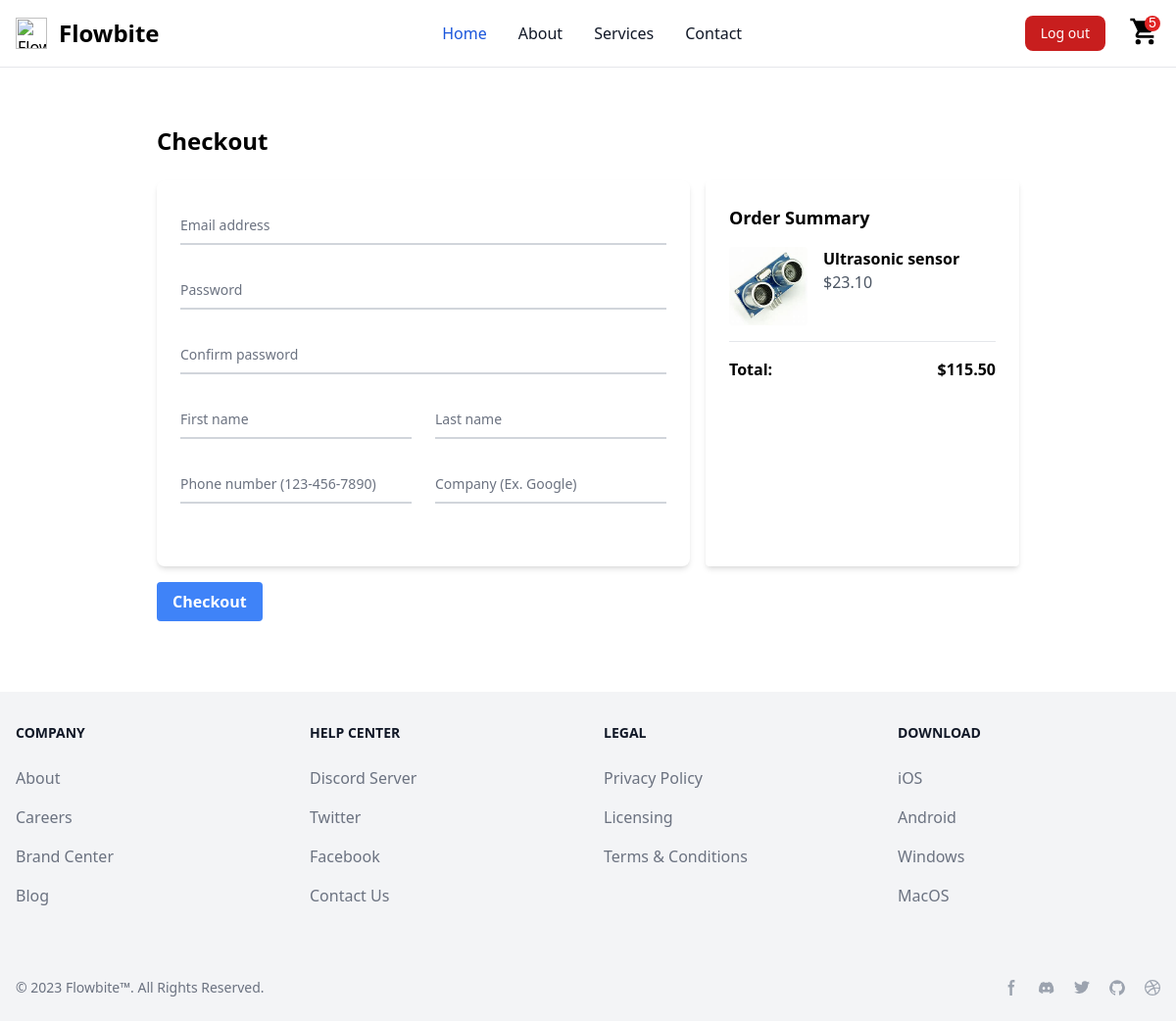
The app's page /checkout/ (signed in) with its own data.
### store/models.py (models this page shows, shortened)
class OrderItem(models.Model):
    product = models.ForeignKey(Product, on_delete=models.SET_NULL, blank=True, null=True)
    order = models.ForeignKey(Order, on_delete=models.SET_NULL, blank=True, null=True)
    quantity = models.IntegerField(default=0, null=True, blank=True)
    date_added = models.DateTimeField(auto_now_add=True)
    @property
    def get_total(self):
        total = self.product.price * self.quantity
        return total

class Product(models.Model):
    name = models.CharField(max_length=200, null=True)
    price = models.DecimalField(max_digits=7, decimal_places=2)
    digital = models.BooleanField(default=False, null=True, blank=True)
    image = models.ImageField(null=True, blank=True)
    @property
    def imageURL(self):
        try:
            url = self.image.url
        except:
            url = ''
        return url

class Order(models.Model):
    customer = models.ForeignKey(Customer, on_delete=models.SET_NULL, blank=True, null=True)
    date_ordered = models.DateTimeField(auto_now_add=True)
    completed = models.BooleanField(default=False)
    transaction_id = models.CharField(max_length=200, null=True)
    @property
    def shipping(self):
        shipping = False
        orderitems = self.orderitem_set.all()
        for i in orderitems:
            if i.product.digital == False:
                shipping = True
        return shipping
    @property
    def get_cart_total(self):
        orderitems = self.orderitem_set.all()
        total = sum([item.get_total for item in orderitems])
        return total
    @property
    def get_cart_items(self):
        orderitems = self.orderitem_set.all()
        total = sum([item.quantity for item in orderitems])
        return total

### store/views.py (the view)
# urls.py: path('checkout/', views.checkout, name="checkout"),
def checkout(request):
    data = cartData(request)
    cartItems = data['cartItems']
    order = data['order']
    items = data['items']
    context = {'items': items, 'order': order, 'cartItems': cartItems}
    return render(request, 'checkout.html', context)

### store/utils.py (called while the page is built)
def cartData(request):
    if request.user.is_authenticated:
        customer = request.user
        order, created = Order.objects.get_or_create(customer=customer, completed=False)
        items = order.orderitem_set.all()
        cartItems = order.get_cart_items
    else:
        cookieData = cookieCart(request)
        cartItems = cookieData['cartItems']
        order = cookieData['order']
        items = cookieData['items']
    return {'cartItems': cartItems, 'items': items, 'order': order}

### templates/checkout.html (shortened to what this page needs)
-{% extends 'main.html' %}
{% load static %}
{% block content %}
<div class="container mx-auto p-4 md:p-6">
	<h1 class="text-2xl font-semibold mb-6">Checkout</h1>
	<div class="flex flex-col md:flex-row gap-4">
		<div class="bg-white rounded-lg shadow-md p-4 md:p-6 flex-1">
			<form>
				<div class="relative z-0 w-full mb-6 group">
					<input type="email" name="floating_email" id="floating_email"
						class="block py-2.5 px-0 w-full text-sm text-gray-900 bg-transparent border-0 border-b-2 border-gray-300 appearance-none dark:text-white dark:border-gray-600 dark:focus:border-blue-500 focus:outline-none focus:ring-0 focus:border-blue-600 peer"
						placeholder=" " required />
					<label for="floating_email"
						class="peer-focus:font-medium absolute text-sm text-gray-500 dark:text-gray-400 duration-300 transform -translate-y-6 scale-75 top-3 -z-10 origin-[0] peer-focus:left-0 peer-focus:text-blue-600 peer-focus:dark:text-blue-500 peer-placeholder-shown:scale-100 peer-placeholder-shown:translate-y-0 peer-focus:scale-75 peer-focus:-translate-y-6">Email
						address</label>
				</div>
				<div class="relative z-0 w-full mb-6 group">
					<input type="password" name="floating_password" id="floating_password"
						class="block py-2.5 px-0 w-full text-sm text-gray-900 bg-transparent border-0 border-b-2 border-gray-300 appearance-none dark:text-white dark:border-gray-600 dark:focus:border-blue-500 focus:outline-none focus:ring-0 focus:border-blue-600 peer"
						placeholder=" " required />
					<label for="floating_password"
						class="peer-focus:font-medium absolute text-sm text-gray-500 dark:text-gray-400 duration-300 transform -translate-y-6 scale-75 top-3 -z-10 origin-[0] peer-focus:left-0 peer-focus:text-blue-600 peer-focus:dark:text-blue-500 peer-placeholder-shown:scale-100 peer-placeholder-shown:translate-y-0 peer-focus:scale-75 peer-focus:-translate-y-6">Password</label>
				</div>
				<div class="relative z-0 w-full mb-6 group">
					<input type="password" name="repeat_password" id="floating_repeat_password"
						class="block py-2.5 px-0 w-full text-sm text-gray-900 bg-transparent border-0 border-b-2 border-gray-300 appearance-none dark:text-white dark:border-gray-600 dark:focus:border-blue-500 focus:outline-none focus:ring-0 focus:border-blue-600 peer"
						placeholder=" " required />
					<label for="floating_repeat_password"
						class="peer-focus:font-medium absolute text-sm text-gray-500 dark:text-gray-400 duration-300 transform -translate-y-6 scale-75 top-3 -z-10 origin-[0] peer-focus:left-0 peer-focus:text-blue-600 peer-focus:dark:text-blue-500 peer-placeholder-shown:scale-100 peer-placeholder-shown:translate-y-0 peer-focus:scale-75 peer-focus:-translate-y-6">Confirm
						password</label>
				</div>
				<div class="grid md:grid-cols-2 md:gap-6">
					<div class="relative z-0 w-full mb-6 group">
						<input type="text" name="floating_first_name" id="floating_first_name"
							class="block py-2.5 px-0 w-full text-sm text-gray-900 bg-transparent border-0 border-b-2 border-gray-300 appearance-none dark:text-white dark:border-gray-600 dark:focus:border-blue-500 focus:outline-none focus:ring-0 focus:border-blue-600 peer"
							placeholder=" " required />
						<label for="floating_first_name"
							class="peer-focus:font-medium absolute text-sm text-gray-500 dark:text-gray-400 duration-300 transform -translate-y-6 scale-75 top-3 -z-10 origin-[0] peer-focus:left-0 peer-focus:text-blue-600 peer-focus:dark:text-blue-500 peer-placeholder-shown:scale-100 peer-placeholder-shown:translate-y-0 peer-focus:scale-75 peer-focus:-translate-y-6">First
							name</label>
					</div>
					<div class="relative z-0 w-full mb-6 group">
						<input type="text" name="floating_last_name" id="floating_last_name"
							class="block py-2.5 px-0 w-full text-sm text-gray-900 bg-transparent border-0 border-b-2 border-gray-300 appearance-none dark:text-white dark:border-gray-600 dark:focus:border-blue-500 focus:outline-none focus:ring-0 focus:border-blue-600 peer"
							placeholder=" " required />
						<label for="floating_last_name"
							class="peer-focus:font-medium absolute text-sm text-gray-500 dark:text-gray-400 duration-300 transform -translate-y-6 scale-75 top-3 -z-10 origin-[0] peer-focus:left-0 peer-focus:text-blue-600 peer-focus:dark:text-blue-500 peer-placeholder-shown:scale-100 peer-placeholder-shown:translate-y-0 peer-focus:scale-75 peer-focus:-translate-y-6">Last
							name</label>
					</div>
				</div>
				<div class="grid md:grid-cols-2 md:gap-6">
					<div class="relative z-0 w-full mb-6 group">
						<input type="tel" pattern="[0-9]{3}-[0-9]{3}-[0-9]{4}" name="floating_phone" id="floating_phone"
							class="block py-2.5 px-0 w-full text-sm text-gray-900 bg-transparent border-0 border-b-2 border-gray-300 appearance-none dark:text-white dark:border-gray-600 dark:focus:border-blue-500 focus:outline-none focus:ring-0 focus:border-blue-600 peer"
							placeholder=" " required />
						<label for="floating_phone"
							class="peer-focus:font-medium absolute text-sm text-gray-500 dark:text-gray-400 duration-300 transform -translate-y-6 scale-75 top-3 -z-10 origin-[0] peer-focus:left-0 peer-focus:text-blue-600 peer-focus:dark:text-blue-500 peer-placeholder-shown:scale-100 peer-placeholder-shown:translate-y-0 peer-focus:scale-75 peer-focus:-translate-y-6">Phone
							number (123-456-7890)</label>
					</div>
					<div class="relative z-0 w-full mb-6 group">
						<input type="text" name="floating_company" id="floating_company"
							class="block py-2.5 px-0 w-full text-sm text-gray-900 bg-transparent border-0 border-b-2 border-gray-300 appearance-none dark:text-white dark:border-gray-600 dark:focus:border-blue-500 focus:outline-none focus:ring-0 focus:border-blue-600 peer"
							placeholder=" " required />
						<label for="floating_company"
							class="peer-focus:font-medium absolute text-sm text-gray-500 dark:text-gray-400 duration-300 transform -translate-y-6 scale-75 top-3 -z-10 origin-[0] peer-focus:left-0 peer-focus:text-blue-600 peer-focus:dark:text-blue-500 peer-placeholder-shown:scale-100 peer-placeholder-shown:translate-y-0 peer-focus:scale-75 peer-focus:-translate-y-6">Company
							(Ex. Google)</label>
					</div>
				</div>
			</form>
		</div>
	<div class="bg-white shadow-md rounded p-4 md:p-6 w-full md:w-80">
		<h2 class="text-lg font-semibold mb-4">Order Summary</h2>
		{% for item in items %}
		<div class="flex mb-4">
			<img src="{{item.product.imageURL}}" alt="Item" class="w-20 h-20 object-cover rounded">
			<div class="ml-4">
				<p class="font-semibold">{{item.product.name}}</p>
				<p class="text-gray-600">${{item.product.price}}</p>
			</div>
		</div>
		<hr class="my-4">
		{% endfor %}
		<div class="flex justify-between">
			<span class="font-semibold">Total:</span>
			<span class="font-semibold">${{order.get_cart_total|floatformat:2 }}</span>
		</div>
	</div>
	</div>
	<button
		class="bg-blue-500 hover:bg-blue-700 text-white font-bold py-2 px-4 rounded focus:outline-none focus:shadow-outline mt-4">
		Checkout
	</button>
</div>
{% endblock content %}

### records on screen
OrderItem: product.imageURL (picture), product.name "Ultrasonic sensor", product.price "23.10"
Order: get_cart_total "115.50"

### other values on screen
{{ cartItems }} "5"
